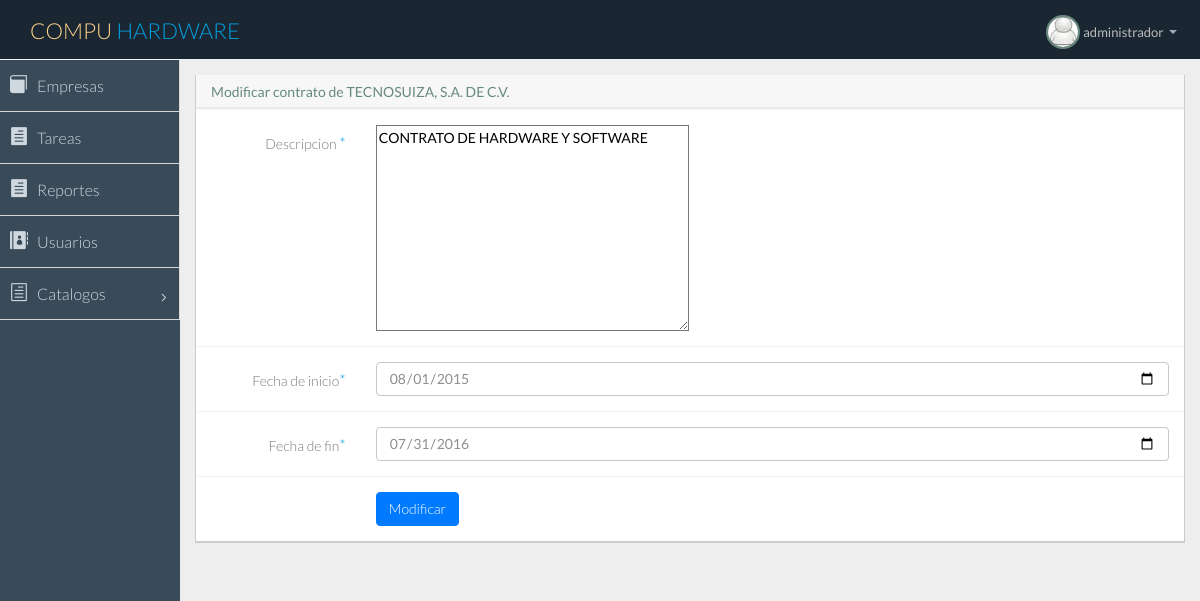
Screenshot of /forms/formContratoU.php?id=8 (signed in) with the database file from the repository.
### tables this page shows
CREATE TABLE IF NOT EXISTS `empresa` (
  `id_empresa` int(11) NOT NULL AUTO_INCREMENT,
  `empresa` varchar(200) NOT NULL,
  `rfc` varchar(45) DEFAULT NULL,
  `contacto` varchar(45) DEFAULT NULL,
  `telefono` varchar(45) DEFAULT NULL,
  `telefono2` varchar(45) DEFAULT NULL,
  `pais` varchar(100) DEFAULT NULL,
  `estado` varchar(100) DEFAULT NULL,
  `ciudad` varchar(100) DEFAULT NULL,
  `colonia` varchar(200) DEFAULT NULL,
  `calle` varchar(100) DEFAULT NULL,
  `no_ext` varchar(40) DEFAULT NULL,
  `no_int` varchar(40) DEFAULT NULL,
  `cp` varchar(20) DEFAULT NULL,
  `email` varchar(45) DEFAULT NULL,
  `asesor` int(11) DEFAULT NULL,
  `persona_creacion` int(11) DEFAULT NULL,
  `fecha_creacion` datetime DEFAULT NULL,
  `persona_modificacion` int(11) DEFAULT NULL,
  `fecha_modificacion` datetime DEFAULT NULL,
  `activo` tinyint(1) DEFAULT NULL,
  PRIMARY KEY (`id_empresa`),
  KEY `fk_empresa_usuario_idx` (`asesor`)
);

CREATE TABLE IF NOT EXISTS `contrato` (
  `id_contrato` int(11) NOT NULL AUTO_INCREMENT,
  `id_empresa` int(11) DEFAULT NULL,
  `descripcion` varchar(300) DEFAULT NULL,
  `fecha_inicio` date DEFAULT NULL,
  `fecha_fin` date DEFAULT NULL,
  `persona_creacion` int(11) DEFAULT NULL,
  `fecha_creacion` datetime DEFAULT NULL,
  `persona_modificacion` int(11) DEFAULT NULL,
  `fecha_modificacion` datetime DEFAULT NULL,
  `activo` tinyint(1) DEFAULT NULL,
  PRIMARY KEY (`id_contrato`),
  KEY `fk_contrato_empresa1_idx` (`id_empresa`)
);

### forms/formContratoU.php (the view, shortened to what this page needs)
<?php
if (isset($_SESSION['nombre'])) {
    if ($_SESSION['tipo_usuario'] == 1) {
        include '../libs/conexion.php';
        $tablaDeMysql = "contrato";
        $consulta = "SELECT * FROM ".$tablaDeMysql." WHERE id_contrato LIKE '".$_GET['id']."'";
        $resultado = $mysqli->query($consulta);
        $total = mysqli_num_rows($resultado);
        if($total == 1){
            while ($row=mysqli_fetch_row($resultado))
            {
                $id_empresa = $row[1];
                $descripcion = $row[2];
                $fecha_inicio = $row[3];
                $fecha_fin = $row[4];
            }
        }
        $tablaDeMysql = "empresa";
        $consulta2 = "SELECT * FROM ".$tablaDeMysql." WHERE id_empresa LIKE '".$id_empresa."'";
        $resultado2 = $mysqli->query($consulta2);
        while ($row2=mysqli_fetch_row($resultado2))
        {
            $empresa = $row2[1];
        }
        ?>
        <!DOCTYPE html>
        <html lang="en">
        <?php
        include '../view/header.php';
        ?>
        <body>
        <section id="container" class="">
            <?php
            include '../view/menu.php';
            ?>
            <section id="main-content">
                <section class="wrapper">
                    <div class="row">
                        <div class="col-lg-12">
                            <section class="panel">
                                <header class="panel-heading">
                                    Modificar contrato de  <?php echo $empresa; ?>
                                </header>
                                <div class="panel-body">
                                    <div class="form">
                                        <form class="form-validate form-horizontal " id="register_form" method="post"
                                              action="../controllers/updateContrato.php?a=update&id=<?php echo $_GET['id'] ?>&id2=<?php echo $id_empresa; ?>">
                                            <div class="form-group ">
                                                <label for="fullname" class="control-label col-lg-2">Descripcion <span
                                                        class="required">*</span></label>
                                                <div class="col-lg-10">
                                                    <textarea name="descripcion" rows="10" cols="40" required><?php echo $descripcion ?></textarea>
                                                </div>
                                            </div>
                                            <div class="form-group ">
                                                <label for="fullname" class="control-label col-lg-2">Fecha de inicio<span
                                                        class="required">*</span></label>
                                                <div class="col-lg-10">
                                                    <input type="date" class="form-control" name="fecha_inicio" required value="<?php echo $fecha_inicio; ?>" onfocus="if(this.value=='<?php echo $fecha_inicio; ?>')this.value=''">
                                                </div>
                                            </div>
                                            <div class="form-group ">
                                                <label for="fullname" class="control-label col-lg-2">Fecha de fin<span
                                                        class="required">*</span></label>
                                                <div class="col-lg-10">
                                                    <input type="date" class="form-control" name="fecha_fin"  required value="<?php echo $fecha_fin; ?>" onfocus="if(this.value=='<?php echo $fecha_fin; ?>')this.value=''">
                                                </div>
                                            </div>
                                            <div class="form-group">
                                                <div class="col-lg-offset-2 col-lg-10">
                                                    <button class="btn btn-primary" type="submit">Modificar</button>
                                                </div>
                                            </div>
                                        </form>
                                    </div>
                                </div>
                            </section>
                        </div>
                    </div>
                </section>
            </section>
        </section>
        </body>
        </html>
    <?php
    } else {
        SESSION_UNSET();
        SESSION_DESTROY();
        header('Location: ../index.php?e=error1');
        echo 'El usuario no es correcto';
    }
} else {
    header('Location: ../index.php?e=error');
    echo 'El usuario no es correcto';
}
?>

### rows the page displays
empresa: empresa "TECNOSUIZA, S.A. DE C.V."
contrato: descripcion "CONTRATO DE HARDWARE Y SOFTWARE", fecha_inicio "08/01/2015", fecha_fin "07/31/2016"

### other values shown
$_SESSION['nombre'] "administrador"
